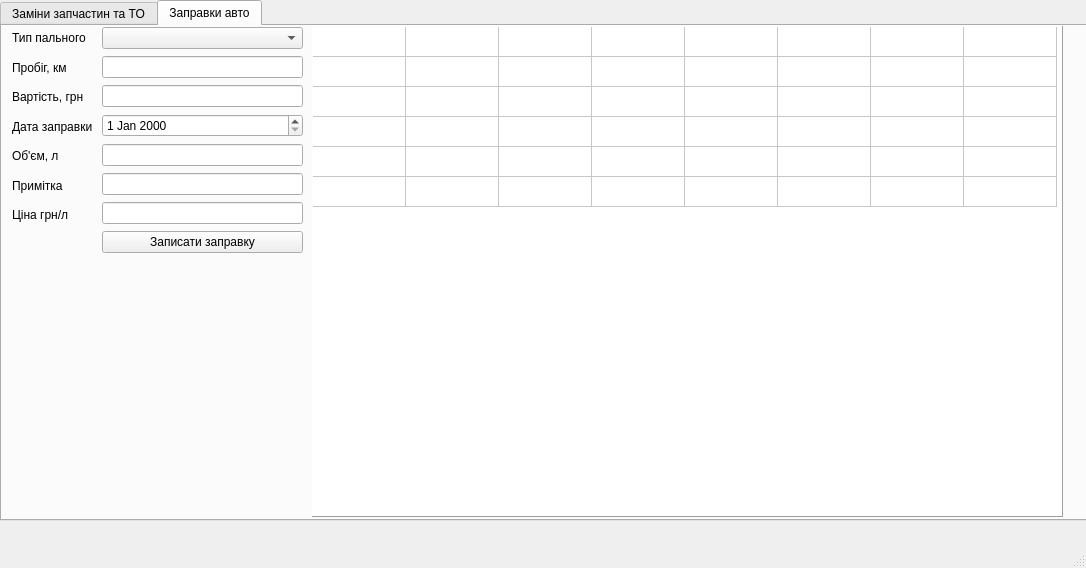
<?xml version="1.0" encoding="UTF-8"?>
<ui version="4.0">
 <class>MainWindow</class>
 <widget class="QMainWindow" name="MainWindow">
  <property name="geometry">
   <rect>
    <x>0</x>
    <y>0</y>
    <width>1086</width>
    <height>568</height>
   </rect>
  </property>
  <property name="windowTitle">
   <string>Autotool v1.0</string>
  </property>
  <widget class="QWidget" name="centralwidget">
   <widget class="QTabWidget" name="tabWidget">
    <property name="geometry">
     <rect>
      <x>0</x>
      <y>0</y>
      <width>1141</width>
      <height>521</height>
     </rect>
    </property>
    <property name="currentIndex">
     <number>1</number>
    </property>
    <widget class="QWidget" name="tab">
     <attribute name="title">
      <string>Заміни запчастин та ТО</string>
     </attribute>
     <widget class="QWidget" name="layoutWidget">
      <property name="geometry">
       <rect>
        <x>10</x>
        <y>0</y>
        <width>73</width>
        <height>141</height>
       </rect>
      </property>
      <layout class="QVBoxLayout" name="verticalLayout">
       <item>
        <widget class="QLabel" name="label">
         <property name="text">
          <string>Назва ЗЧ</string>
         </property>
        </widget>
       </item>
       <item>
        <widget class="QLabel" name="label_2">
         <property name="text">
          <string>Пробіг, км</string>
         </property>
        </widget>
       </item>
       <item>
        <widget class="QLabel" name="label_3">
         <property name="text">
          <string>Ціна, грн</string>
         </property>
        </widget>
       </item>
       <item>
        <widget class="QLabel" name="label_4">
         <property name="text">
          <string>Дата заміни</string>
         </property>
        </widget>
       </item>
       <item>
        <widget class="QLabel" name="label_5">
         <property name="text">
          <string>Примітка</string>
         </property>
        </widget>
       </item>
      </layout>
     </widget>
     <widget class="QWidget" name="layoutWidget">
      <property name="geometry">
       <rect>
        <x>100</x>
        <y>0</y>
        <width>201</width>
        <height>191</height>
       </rect>
      </property>
      <layout class="QVBoxLayout" name="verticalLayout_2">
       <item>
        <widget class="QLineEdit" name="part_name_edit"/>
       </item>
       <item>
        <widget class="QLineEdit" name="part_mealege_edit"/>
       </item>
       <item>
        <widget class="QLineEdit" name="part_price_edit"/>
       </item>
       <item>
        <widget class="QDateEdit" name="part_date_edit"/>
       </item>
       <item>
        <widget class="QLineEdit" name="part_note_edit"/>
       </item>
       <item>
        <widget class="QPushButton" name="addBtn">
         <property name="enabled">
          <bool>true</bool>
         </property>
         <property name="text">
          <string>Додати заміну</string>
         </property>
        </widget>
       </item>
      </layout>
     </widget>
     <widget class="QTableWidget" name="part_table">
      <property name="enabled">
       <bool>true</bool>
      </property>
      <property name="geometry">
       <rect>
        <x>310</x>
        <y>0</y>
        <width>771</width>
        <height>491</height>
       </rect>
      </property>
      <property name="maximumSize">
       <size>
        <width>771</width>
        <height>16777215</height>
       </size>
      </property>
      <property name="rowCount">
       <number>6</number>
      </property>
      <property name="columnCount">
       <number>6</number>
      </property>
      <row/>
      <row/>
      <row/>
      <row/>
      <row/>
      <row/>
      <column/>
      <column/>
      <column/>
      <column/>
      <column/>
      <column/>
     </widget>
    </widget>
    <widget class="QWidget" name="tab_2">
     <attribute name="title">
      <string>Заправки авто</string>
     </attribute>
     <widget class="QWidget" name="layoutWidget_2">
      <property name="geometry">
       <rect>
        <x>100</x>
        <y>0</y>
        <width>201</width>
        <height>231</height>
       </rect>
      </property>
      <layout class="QVBoxLayout" name="verticalLayout_5">
       <item>
        <widget class="QComboBox" name="fuel_type_combobox"/>
       </item>
       <item>
        <widget class="QLineEdit" name="fuel_mealege_edit"/>
       </item>
       <item>
        <widget class="QLineEdit" name="fuel_price_edit"/>
       </item>
       <item>
        <widget class="QDateEdit" name="fuel_date_edit"/>
       </item>
       <item>
        <widget class="QLineEdit" name="fuel_cap_edit"/>
       </item>
       <item>
        <widget class="QLineEdit" name="fuel_note_edit"/>
       </item>
       <item>
        <widget class="QLineEdit" name="fuel_cost_edit">
         <property name="inputMethodHints">
          <set>Qt::ImhLowercaseOnly</set>
         </property>
         <property name="readOnly">
          <bool>true</bool>
         </property>
        </widget>
       </item>
       <item>
        <widget class="QPushButton" name="add_refill_button">
         <property name="enabled">
          <bool>true</bool>
         </property>
         <property name="text">
          <string>Записати заправку</string>
         </property>
        </widget>
       </item>
      </layout>
     </widget>
     <widget class="QTableWidget" name="fuel_table">
      <property name="enabled">
       <bool>true</bool>
      </property>
      <property name="geometry">
       <rect>
        <x>310</x>
        <y>0</y>
        <width>751</width>
        <height>491</height>
       </rect>
      </property>
      <property name="maximumSize">
       <size>
        <width>771</width>
        <height>16777215</height>
       </size>
      </property>
      <property name="frameShape">
       <enum>QFrame::Panel</enum>
      </property>
      <property name="frameShadow">
       <enum>QFrame::Raised</enum>
      </property>
      <property name="verticalScrollBarPolicy">
       <enum>Qt::ScrollBarAsNeeded</enum>
      </property>
      <property name="horizontalScrollBarPolicy">
       <enum>Qt::ScrollBarAsNeeded</enum>
      </property>
      <property name="sizeAdjustPolicy">
       <enum>QAbstractScrollArea::AdjustIgnored</enum>
      </property>
      <property name="autoScroll">
       <bool>true</bool>
      </property>
      <property name="autoScrollMargin">
       <number>8</number>
      </property>
      <property name="horizontalScrollMode">
       <enum>QAbstractItemView::ScrollPerItem</enum>
      </property>
      <property name="showGrid">
       <bool>true</bool>
      </property>
      <property name="cornerButtonEnabled">
       <bool>true</bool>
      </property>
      <property name="rowCount">
       <number>6</number>
      </property>
      <property name="columnCount">
       <number>8</number>
      </property>
      <attribute name="horizontalHeaderVisible">
       <bool>false</bool>
      </attribute>
      <attribute name="horizontalHeaderCascadingSectionResizes">
       <bool>false</bool>
      </attribute>
      <attribute name="horizontalHeaderDefaultSectionSize">
       <number>93</number>
      </attribute>
      <attribute name="verticalHeaderVisible">
       <bool>false</bool>
      </attribute>
      <row/>
      <row/>
      <row/>
      <row/>
      <row/>
      <row/>
      <column/>
      <column/>
      <column/>
      <column/>
      <column/>
      <column/>
      <column/>
      <column/>
     </widget>
     <widget class="QWidget" name="layoutWidget_3">
      <property name="geometry">
       <rect>
        <x>10</x>
        <y>0</y>
        <width>107</width>
        <height>201</height>
       </rect>
      </property>
      <layout class="QVBoxLayout" name="verticalLayout_6">
       <item>
        <widget class="QLabel" name="label_11">
         <property name="text">
          <string>Тип пального</string>
         </property>
        </widget>
       </item>
       <item>
        <widget class="QLabel" name="label_12">
         <property name="text">
          <string>Пробіг, км</string>
         </property>
        </widget>
       </item>
       <item>
        <widget class="QLabel" name="label_13">
         <property name="text">
          <string>Вартість, грн</string>
         </property>
        </widget>
       </item>
       <item>
        <widget class="QLabel" name="label_14">
         <property name="text">
          <string>Дата заправки</string>
         </property>
        </widget>
       </item>
       <item>
        <widget class="QLabel" name="label_15">
         <property name="text">
          <string>Об'єм, л</string>
         </property>
        </widget>
       </item>
       <item>
        <widget class="QLabel" name="label_16">
         <property name="text">
          <string>Примітка</string>
         </property>
        </widget>
       </item>
       <item>
        <widget class="QLabel" name="label_17">
         <property name="text">
          <string>Ціна грн/л</string>
         </property>
        </widget>
       </item>
      </layout>
     </widget>
    </widget>
   </widget>
  </widget>
  <widget class="QMenuBar" name="menubar">
   <property name="geometry">
    <rect>
     <x>0</x>
     <y>0</y>
     <width>1086</width>
     <height>26</height>
    </rect>
   </property>
  </widget>
  <widget class="QStatusBar" name="statusbar"/>
 </widget>
 <resources/>
 <connections/>
</ui>
